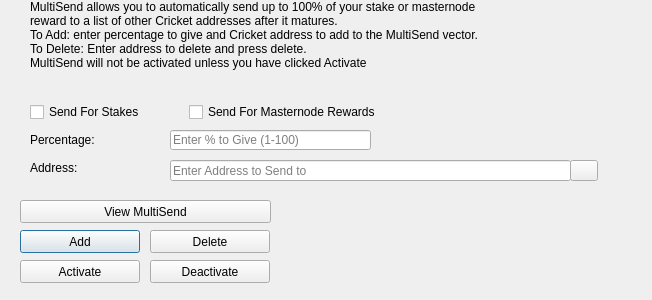
<?xml version="1.0" encoding="UTF-8"?>
<ui version="4.0">
 <class>MultiSendDialog</class>
 <widget class="QDialog" name="MultiSendDialog">
  <property name="windowModality">
   <enum>Qt::NonModal</enum>
  </property>
  <property name="geometry">
   <rect>
    <x>0</x>
    <y>0</y>
    <width>652</width>
    <height>300</height>
   </rect>
  </property>
  <property name="windowTitle">
   <string>MultiSend</string>
  </property>
  <widget class="QLineEdit" name="multiSendPercentEdit">
   <property name="geometry">
    <rect>
     <x>170</x>
     <y>130</y>
     <width>201</width>
     <height>20</height>
    </rect>
   </property>
   <property name="toolTip">
    <string>Enter whole numbers 1 - 100</string>
   </property>
   <property name="placeholderText">
    <string>Enter % to Give (1-100)</string>
   </property>
  </widget>
  <widget class="QLineEdit" name="multiSendAddressEdit">
   <property name="geometry">
    <rect>
     <x>170</x>
     <y>160</y>
     <width>401</width>
     <height>21</height>
    </rect>
   </property>
   <property name="toolTip">
    <string/>
   </property>
   <property name="placeholderText">
    <string>Enter Address to Send to</string>
   </property>
  </widget>
  <widget class="QLabel" name="label_2">
   <property name="geometry">
    <rect>
     <x>30</x>
     <y>0</y>
     <width>451</width>
     <height>121</height>
    </rect>
   </property>
   <property name="lineWidth">
    <number>1</number>
   </property>
   <property name="text">
    <string>MultiSend allows you to automatically send up to 100% of your stake or masternode reward to a list of other Cricket addresses after it matures.
To Add: enter percentage to give and Cricket address to add to the MultiSend vector.
To Delete: Enter address to delete and press delete.
MultiSend will not be activated unless you have clicked Activate</string>
   </property>
   <property name="alignment">
    <set>Qt::AlignLeading|Qt::AlignLeft|Qt::AlignTop</set>
   </property>
   <property name="wordWrap">
    <bool>true</bool>
   </property>
  </widget>
  <widget class="QLabel" name="message">
   <property name="geometry">
    <rect>
     <x>290</x>
     <y>200</y>
     <width>351</width>
     <height>91</height>
    </rect>
   </property>
   <property name="text">
    <string/>
   </property>
  </widget>
  <widget class="QPushButton" name="addButton">
   <property name="geometry">
    <rect>
     <x>20</x>
     <y>230</y>
     <width>120</width>
     <height>23</height>
    </rect>
   </property>
   <property name="toolTip">
    <string/>
   </property>
   <property name="statusTip">
    <string>Add to MultiSend Vector</string>
   </property>
   <property name="text">
    <string>Add</string>
   </property>
  </widget>
  <widget class="QPushButton" name="disableButton">
   <property name="geometry">
    <rect>
     <x>150</x>
     <y>260</y>
     <width>120</width>
     <height>23</height>
    </rect>
   </property>
   <property name="statusTip">
    <string>Deactivate MultiSend</string>
   </property>
   <property name="text">
    <string>Deactivate</string>
   </property>
  </widget>
  <widget class="QPushButton" name="addressBookButton">
   <property name="geometry">
    <rect>
     <x>570</x>
     <y>160</y>
     <width>28</width>
     <height>21</height>
    </rect>
   </property>
   <property name="toolTip">
    <string>Choose an address from the address book</string>
   </property>
   <property name="text">
    <string/>
   </property>
   <property name="icon">
    <iconset resource="../crk.qrc">
     <normaloff>:/icons/address-book</normaloff>:/icons/address-book</iconset>
   </property>
   <property name="shortcut">
    <string>Alt+A</string>
   </property>
   <property name="autoDefault">
    <bool>false</bool>
   </property>
  </widget>
  <widget class="QLabel" name="label">
   <property name="geometry">
    <rect>
     <x>30</x>
     <y>130</y>
     <width>121</width>
     <height>20</height>
    </rect>
   </property>
   <property name="toolTip">
    <string>Percentage of stake to send</string>
   </property>
   <property name="text">
    <string>Percentage:</string>
   </property>
  </widget>
  <widget class="QLabel" name="label_5">
   <property name="geometry">
    <rect>
     <x>30</x>
     <y>160</y>
     <width>111</width>
     <height>16</height>
    </rect>
   </property>
   <property name="toolTip">
    <string>Address to send portion of stake to</string>
   </property>
   <property name="text">
    <string>Address:</string>
   </property>
  </widget>
  <widget class="QPushButton" name="deleteButton">
   <property name="geometry">
    <rect>
     <x>150</x>
     <y>230</y>
     <width>120</width>
     <height>23</height>
    </rect>
   </property>
   <property name="toolTip">
    <string/>
   </property>
   <property name="statusTip">
    <string>Delete Address From MultiSend Vector</string>
   </property>
   <property name="text">
    <string>Delete</string>
   </property>
  </widget>
  <widget class="QPushButton" name="activateButton">
   <property name="geometry">
    <rect>
     <x>20</x>
     <y>260</y>
     <width>120</width>
     <height>23</height>
    </rect>
   </property>
   <property name="statusTip">
    <string>Activate MultiSend</string>
   </property>
   <property name="text">
    <string>Activate</string>
   </property>
  </widget>
  <widget class="QPushButton" name="viewButton">
   <property name="geometry">
    <rect>
     <x>20</x>
     <y>200</y>
     <width>251</width>
     <height>23</height>
    </rect>
   </property>
   <property name="toolTip">
    <string/>
   </property>
   <property name="statusTip">
    <string>View MultiSend Vector</string>
   </property>
   <property name="text">
    <string>View MultiSend</string>
   </property>
  </widget>
  <widget class="QWidget" name="horizontalLayoutWidget">
   <property name="geometry">
    <rect>
     <x>30</x>
     <y>100</y>
     <width>351</width>
     <height>24</height>
    </rect>
   </property>
   <layout class="QHBoxLayout" name="horizontalLayout">
    <item>
     <widget class="QCheckBox" name="multiSendStakeCheckBox">
      <property name="text">
       <string>Send For Stakes</string>
      </property>
     </widget>
    </item>
    <item>
     <widget class="QCheckBox" name="multiSendMasternodeCheckBox">
      <property name="text">
       <string>Send For Masternode Rewards</string>
      </property>
     </widget>
    </item>
   </layout>
  </widget>
 </widget>
 <resources>
  <include location="../crk.qrc"/>
 </resources>
 <connections/>
</ui>
